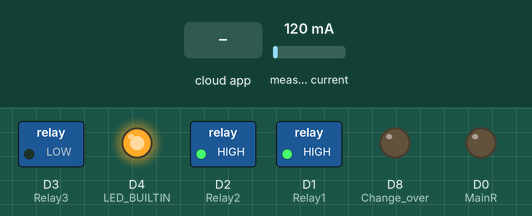
This sketch was run on a simulated ESP8266 (NodeMCU). Shown: switched loads named in the sketch (green lamp = pin HIGH), output pins drawn as LEDs (lit = HIGH, except the on-board LED, lit = LOW). The inputs (shaded band) are chosen by the test bench; at power-on: measured current 120 mA. WiFi joins after 1.5 s; servers stay silent unless stated; no MQTT or app messages arrive unless stated; what the sketch prints to the serial monitor is not drawn.

Above: at 2.7 s.
2.8 s: the phone or cloud app sets MainR to Solar
At 3.8 s:
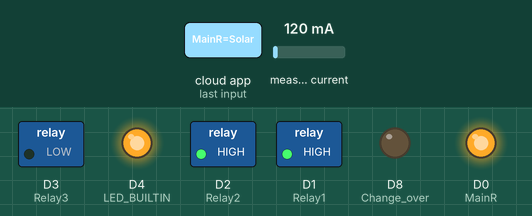
4.3 s: the phone or cloud app sets Change_over to Solar
At 4.8 s:
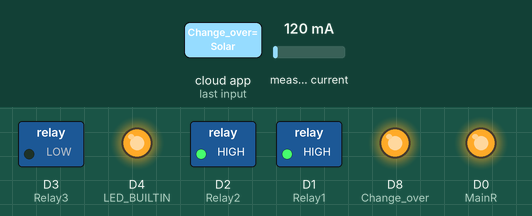
Timing chart, 0 to 7.3 s (numbered marks = the images above; inputs shaded):
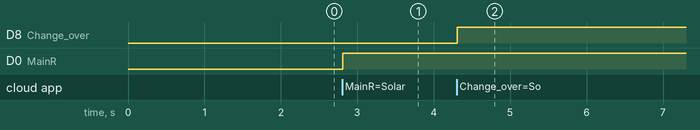

The sketch:

Energy_IOT_mix.ino
```cpp
#include <ESP8266WiFi.h>
#include "Adafruit_MQTT.h"
#include "Adafruit_MQTT_Client.h"
#include "ACS712.h"
#include <DS3231.h>
#include <Wire.h>
#include <SoftwareSerial.h>

#define MainR           D0
#define Relay1          D1   //led 1
#define Relay2          D2   //led 2
#define Relay3          D3   //Fan
#define Change_over     D8
#define current_sensor  A0

/************************* WiFi Access Point *********************************/

#define WLAN_SSID       "OnePlus"
#define WLAN_PASS       "123456789"

/************************* Adafruit.io Setup *********************************/

#define AIO_SERVER      "io.adafruit.com"
#define AIO_SERVERPORT  1883                   // use 8883 for SSL
#define AIO_USERNAME    "aslahahamed"
#define AIO_KEY         "aio_dSew79HwnRrtfWTGgsVLKvoZM21K"

/************ Global State (you don't need to change this!) ******************/

// Create an ESP8266 WiFiClient class to connect to the MQTT server.
WiFiClient client;
// or... use WiFiFlientSecure for SSL
//WiFiClientSecure client;

SoftwareSerial s(D6,D5);
ACS712 sensor(ACS712_20A, current_sensor);
RTClib RTC;

// Setup the MQTT client class by passing in the WiFi client and MQTT server and login details.
Adafruit_MQTT_Client mqtt(&client, AIO_SERVER, AIO_SERVERPORT, AIO_USERNAME, AIO_KEY);

/****************************** Feeds ***************************************/


// Setup a feed called 'onoff' for subscribing to changes.
Adafruit_MQTT_Subscribe Main = Adafruit_MQTT_Subscribe(&mqtt, AIO_USERNAME "/feeds/MainR");
Adafruit_MQTT_Subscribe Light1 = Adafruit_MQTT_Subscribe(&mqtt, AIO_USERNAME "/feeds/Relay1");
Adafruit_MQTT_Subscribe Light2 = Adafruit_MQTT_Subscribe(&mqtt, AIO_USERNAME "/feeds/Relay2");
Adafruit_MQTT_Subscribe Fan = Adafruit_MQTT_Subscribe(&mqtt, AIO_USERNAME "/feeds/Relay3");
Adafruit_MQTT_Subscribe coSwitch = Adafruit_MQTT_Subscribe(&mqtt, AIO_USERNAME "/feeds/Change_over");
Adafruit_MQTT_Publish mVolt = Adafruit_MQTT_Publish(&mqtt, AIO_USERNAME "/feeds/BT_level");
Adafruit_MQTT_Publish BCO = Adafruit_MQTT_Publish(&mqtt, AIO_USERNAME "/feeds/Battery");//batry charging Option
Adafruit_MQTT_Publish BL = Adafruit_MQTT_Publish(&mqtt, AIO_USERNAME "/feeds/test");
Adafruit_MQTT_Publish Power = Adafruit_MQTT_Publish(&mqtt, AIO_USERNAME "/feeds/watt");
Adafruit_MQTT_Publish current = Adafruit_MQTT_Publish(&mqtt, AIO_USERNAME "/feeds/Current");
Adafruit_MQTT_Publish co_Switch = Adafruit_MQTT_Publish(&mqtt, AIO_USERNAME "/feeds/Change_over");

/*************************** Sketch Code ************************************/

// Bug workaround for Arduino 1.6.6, it seems to need a function declaration
// for some reason (only affects ESP8266, likely an arduino-builder bug).
void MQTT_connect();
float get_sensor(char);
void check_Current();

float bv,mv,u;
int unit;
int hou;

void setup() {
  Serial.begin(9600);
  s.begin(9600);
  Wire.begin(D7,3);                           //(SDA, SCL);rx pin 3

  pinMode(MainR,OUTPUT);
  pinMode(Relay1,OUTPUT);
  pinMode(Relay2,OUTPUT);
  pinMode(Relay3,OUTPUT);
  pinMode(Change_over,OUTPUT);
  pinMode(LED_BUILTIN, OUTPUT);
  digitalWrite(Relay1,HIGH);
  digitalWrite(Relay2,HIGH);

  // Connect to WiFi access point.
  Serial.println(); Serial.println();
  Serial.print("Connecting to ");
  Serial.println(WLAN_SSID);

  WiFi.begin(WLAN_SSID, WLAN_PASS);
  while (WiFi.status() != WL_CONNECTED) {
    delay(500);
    Serial.print(".");
  }
  Serial.println();

  Serial.println("WiFi connected");
  Serial.println("IP address: "); Serial.println(WiFi.localIP());

  // Setup MQTT subscription for onoff feed.
  mqtt.subscribe(&Main);
  mqtt.subscribe(&Light1);
  mqtt.subscribe(&Light2);
  mqtt.subscribe(&Fan);
  mqtt.subscribe(&coSwitch);

  float zero_point = sensor.calibrate();
  sensor.setZeroPoint(zero_point);
}


void loop() {
  // Ensure the connection to the MQTT server is alive (this will make the first
  // connection and automatically reconnect when disconnected).  See the MQTT_connect
  // function definition further below.
  MQTT_connect();

  // this is our 'wait for incoming subscription packets' busy subloop
  // try to spend your time here
  Adafruit_MQTT_Subscribe *subscription;
  while ((subscription = mqtt.readSubscription(10000))) {
    if (subscription == &Main) {
      Serial.print(F("Got: "));
      Serial.println((char *)Main.lastread);
      int Main_State = atoi((char *)Main.lastread);
      digitalWrite(MainR,!Main_State);
    }
    if (subscription == &Light1) {
      Serial.print(F("Got: "));
      Serial.println((char *)Light1.lastread);
      int Light1_State = atoi((char *)Light1.lastread);
      digitalWrite(Relay1,!Light1_State);
    }
    if (subscription == &Light2) {
      Serial.print(F("Got: "));
      Serial.println((char *)Light2.lastread);
      int Light2_State = atoi((char *)Light2.lastread);
      digitalWrite(Relay2,!Light2_State);
    }
    if (subscription == &Fan) {
      Serial.print(F("Got: "));
      Serial.println((char *)Fan.lastread);
      int Fan_State = atoi((char *)Fan.lastread);
      digitalWrite(Relay3,Fan_State);
    }
    if (subscription == &coSwitch) {
      Serial.print(F("Got: "));
      Serial.println((char *)coSwitch.lastread);
      String coSwitch_S = ((char *)coSwitch.lastread);
      if(coSwitch_S == "Solar"){
        digitalWrite(Change_over,HIGH);
      }
      else{
        digitalWrite(Change_over,LOW);
      }
    }
  }
  check_Current();
  bv=get_sensor('b');
  checkBatteryLevel(bv);
  mv=get_sensor('m');
  Serial.print("Main Voltage :");
  Serial.print(mv);
  if (! mVolt.publish(mv)) {
    Serial.println(F("Failed"));
  } else {
    Serial.println(F(" OK!"));
  }
  u=get_sensor('p');
  unit=u*1;
  Serial.print("Kwh : ");
  Serial.print(unit);
  if (!Power.publish(unit)) {
    Serial.println(F(" Failed"));}
  else {
    Serial.println(F(" OK!"));}

  DateTime now = RTC.now();
  hou=now.hour();
  //Serial.print("Time : ");Serial.print(hou);Serial.print(":");Serial.println(now.minute(), DEC);
  if(hou==18 && bv>=11.6)
  {
    digitalWrite(Change_over,HIGH);
    Serial.print("Connected to Solar");
    if (!co_Switch.publish("Solar")) {
      Serial.println(F(" Failed"));}
      else {
      Serial.println(F(" OK!"));}
  }
  if(hou==22 || bv<=11.6)
  {
    digitalWrite(Change_over,LOW);
    Serial.print("Connected to Utility");
    if (!co_Switch.publish("Utility")) {
      Serial.println(F(" Failed"));}
      else {
      Serial.println(F(" OK!"));}
  }

  while (Serial.available() > 0) {
    char inChar = Serial.read();
    Serial.println(inChar);
    switch(inChar){
      case '1':
      if (!BCO.publish(1)) {
      Serial.println(F(" Failed"));}
      else {
      Serial.println(F(" OK!"));}
      break;
      case '0':
      if (!BCO.publish(0)) {
      Serial.println(F(" Failed"));}
      else {
      Serial.println(F(" OK!"));}
      break;
    }
  }
  Serial.println("");
  delay(1500);
  }

void MQTT_connect() {
  int8_t ret;

  // Stop if already connected.
  if (mqtt.connected()) {
    return;
  }

  Serial.print("Connecting to MQTT... ");

  uint8_t retries = 3;
  while ((ret = mqtt.connect()) != 0) { // connect will return 0 for connected
       Serial.println(mqtt.connectErrorString(ret));
       Serial.println("Retrying MQTT connection in 5 seconds...");
       mqtt.disconnect();
       delay(5000);  // wait 5 seconds
       retries--;
       if (retries == 0) {
         // basically die and wait for WDT to reset me
         while (1);
       }
  }
  Serial.println("MQTT Connected!");
}


/***************************************************************************************
                                    get sensor value
 ****************************************************************************************/
 float get_sensor(char opt) {
  float data;
  s.write(opt);
  delay(10);
  while(s.available()==0);
  data=s.read();
 // Serial.println(data);
  return data;
}


/*****************************************************************************************/

void checkBatteryLevel(float val)
{
  int Vp;
  Serial.print("Battey Voltage : ");Serial.println(val);
  if(val<=13.5 && val>=11.5){
  Vp = ((val-11.5)/2)*100;
  Serial.print("Battey Level : ");Serial.print(Vp);Serial.println(" %");}
  else{
    Serial.print("Battey Level : ");Serial.println("0 %");}
  if(val<=13.7 && val>13)
  {
    if (!BL.publish("battery-full")) {
      Serial.println(F(" Failed"));}
      else {
      Serial.print("Battery-full");
      Serial.println(F(" OK!"));}
  }
  else if(val<=13 && val>12.5)
  {
    if (!BL.publish("battery-3")) {
      Serial.println(F(" Failed"));}
      else {
      Serial.print("Battery-3");
      Serial.println(F(" OK!"));}
  }
  else if(val<=12.5 && val>12)
  {
    if (!BL.publish("battery-2")) {
      Serial.println(F(" Failed"));}
      else {
      Serial.print("Battery-2");
      Serial.println(F(" OK!"));}
  }
  else if(val<=12 && val>11.6)
  {
    if (!BL.publish("battery-1")) {
      Serial.println(F(" Failed"));}
      else {
      Serial.print("Battery-1");
      Serial.println(F(" OK!"));}

  }
  else
  {
    if (!BL.publish("battery-0")) {
      Serial.println(F(" Failed"));}
      else {
      Serial.print("Battery-0");
      Serial.println(F(" OK!"));}
  }
}


/***********************************************************************************/

void check_Current()
{
  float I = sensor.getCurrentAC();
  Serial.print("Current : ");
  I-=.9;
  if(I<0){
    I*=-1;
  }
  Serial.print(I);
  if (! current.publish(I)) {
    Serial.println(F(" Failed"));
  } else {
    Serial.println(F(" OK!"));
  }
}
```

Measured:
- after the input at 2.8 s, D0 (MainR): LOW → HIGH at once
- after the input at 4.3 s, D8 (Change_over): LOW → HIGH at once
